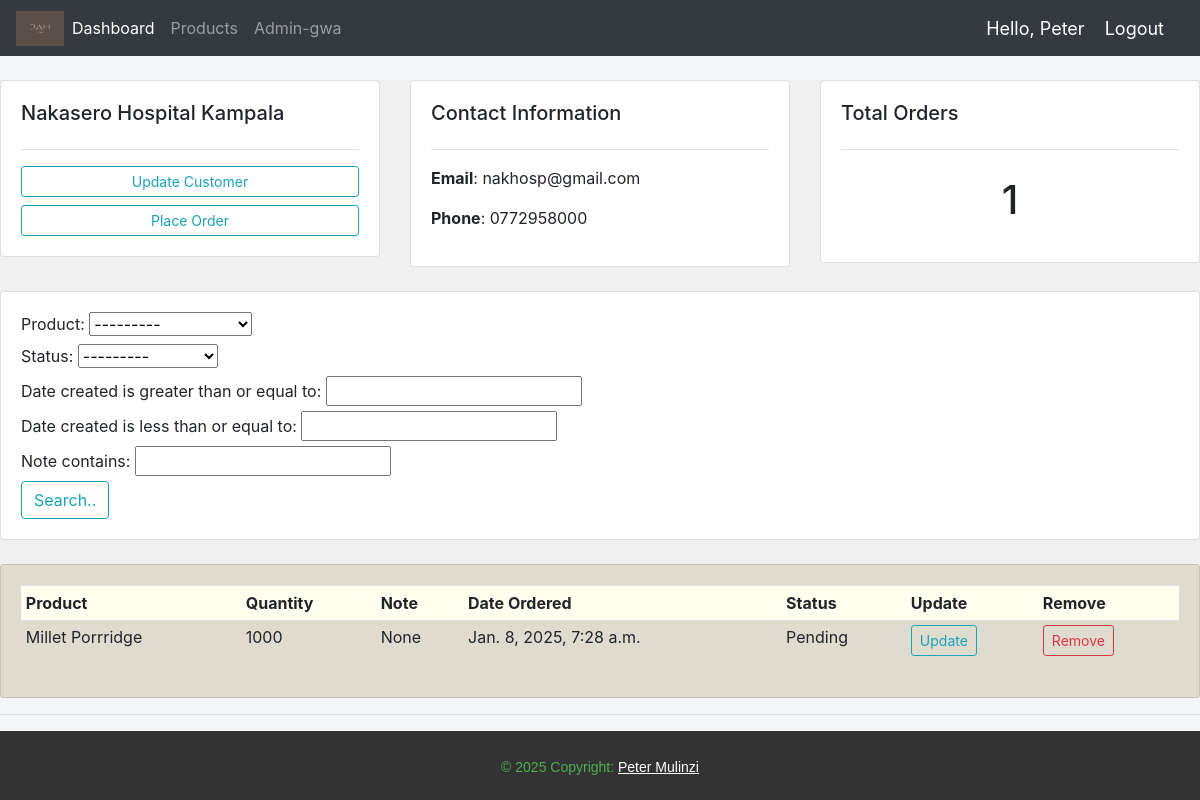
Screenshot of /customers/4/ (signed in) with the database file from the repository.
### Jah_Accounts/models.py (models this page shows, shortened)
class Customer(models.Model):
    user = models.OneToOneField(User, null=True, blank=True, on_delete=models.CASCADE)
    name = models.CharField(max_length=200, null=True)
    phone = models.CharField(max_length=200, null=True, blank=True)
    email = models.CharField(max_length=200, null=True, blank=True)
    profile_picture = models.ImageField(null=True, default='avi.jpg', blank=True)
    date_created = models.DateTimeField(auto_now_add=True, null=True, blank=True)
    def __str__(self):
        return self.name or 'Unnamed Customer'

class Order(models.Model):
    STATUS = (
        ('Pending', 'Pending'),
        ('Out for delivery', 'Out for delivery'),
        ('Delivered', 'Delivered'),
    )
    MEASUREMENT = (
        ('Kgs', 'Kgs'),
        ('Tins', 'Tins'),
    )
    Customer = models.ForeignKey(Customer, null=True, on_delete=models.SET_NULL)
    Product = models.ForeignKey(Product, null=True, on_delete=models.SET_NULL,)
    date_created = models.DateTimeField(auto_now_add=True, null=True)
    status = models.CharField(max_length=200, null=True, choices=STATUS)
    tags = models.ManyToManyField(Tag)
    Quantity = models.CharField(null=True, max_length=4)
    units = models.CharField(max_length=200, null=True, choices=MEASUREMENT,)
    note = models.CharField(max_length=200, null=True)

class Product(models.Model):
    CATEGORY = (
        ('Flour', 'Flour'),
        ('Honey', 'Honey'),
        ('Spice', 'Spice'),
    )
    name = models.CharField(max_length=200, null=True)
    price = models.FloatField(null=True)
    category = models.CharField(max_length=200, null=True, choices=CATEGORY)
    description = models.CharField(max_length=200, null = True, blank = True)
    date_created = models.DateTimeField(auto_now_add=True, null=True)
    def __str__(self):
        return self.name

### Jah_Accounts/decorators.py (the view)
        def wrapper_func(request, *args, **kwargs):
            group = None
            if request.user.groups.exists():
                group = request.user.groups.all()[0].name
            if group in allowed_roles:
                return view_func(request, *args, **kwargs)
            else:
                return HttpResponse('You are not allowed to view this page.')

### Jah_Accounts/views.py (called while the page is built)
@login_required(login_url='login')
@allowed_users(allowed_roles=['admin'])
def customers(request, cust_id):
    customers = Customer.objects.get(id = cust_id)
    orders = customers.order_set.all()  #need to re-go through the exact purpose of this when back online!
    order_count = orders.count()
    myFilter = OrderFilter(request.GET, queryset=orders)
    orders = myFilter.qs
    context = {'customers': customers, 'orders': orders, 'order_count': order_count, 'customer_name': customers, 'myFilter': myFilter,}
    return render(request, 'Jah_Accounts/Customer.html', context)

### Jah_Accounts/templates/Jah_Accounts/Customer.html
{% extends "Jah_Accounts/main.html" %}
{% block content %}
<br>
<div style="background-color: #f0f0f0;">
    <div class="row">
        <div class="col-md">
            <div class="card card-body">
                <h5>{{customer_name}}</h5>
                <hr>
                <a class="btn btn-outline-info btn-sm btn-block" href="{% url 'updateCustomer' customers.id %}">Update Customer</a>
                <a class="btn btn-outline-info btn-sm btn-block" href="{% url 'createOrder' customers.id %}">Place Order</a>
            </div>
        </div>
        <div class="col-md">
            <div class="card card-body">
                <h5>Contact Information</h5>
                <hr>
                <p><b>Email</b>: {{customers.email}}</p>
                <p><b>Phone</b>: {{customers.phone}}</p>
            </div>
        </div>
        <div class="col-md">
            <div class="card card-body">
                <h5>Total Orders</h5>
                <hr>
                <h1 style="text-align: center; padding: 10px;">{{order_count}}</h1>
            </div>
        </div>
    </div>
    <br>
    <div class="row">
        <div class="col">
            <div class="card card-body">
                <form method="get">
                    {{myFilter.form}}
                <button class="btn btn-primry btn-outline-info" type="submit">Search..</button>
                </form>
            </div>
        </div>
    </div>
    <br>
    <div class="row">
        <div class="col-md">
            <div class="card card-body" style="background-color: rgb(223, 220, 207);">
                <table class="table table-sm">
                    <tr style="background-color: ivory;">
                        <th>Product</th>
                        <th>Quantity</th>
                        <th>Note</th>
                        <th>Date Ordered</th>
                        <th>Status</th>
                        <th>Update</th>
                        <th>Remove</th>
                    </tr>
                    {% for order in orders %}
                      <tr>
                        <td>{{ order.Product }}</td>
                        <td>{{order.Quantity}}</td>
                        <td>{{ order.note }}</td>
                        <td>{{ order.date_created }}</td>
                        <td>{{ order.status }}</td>
                        <td><a class="btn btn-sm btn-outline-info" href="{% url 'updateOrder' order.id %}">Update</a></td>
                        <td><a class="btn btn-sm btn-outline-danger" href="{% url 'deleteOrder' order.id %}">Remove</a></td>
                      </tr>
                    {% endfor %}
                </table>
            </div>
        </div>
    </div>
</div>
{% endblock %}

### Jah_Accounts/templates/Jah_Accounts/navbar.html (shortened to what this page needs)
{% load static %}
<nav class="navbar navbar-expand-lg navbar-dark bg-dark">
    <img src="/static/images/jah_sample_logo.png" alt="" width="48" height="35">
    <div class="collapse navbar-collapse" id="navbarNavAltMarkup">
      <div class="navbar-nav">
        {% if request.user.is_staff %}
        <a class="nav-item nav-link active" href="{% url 'home' %}">Dashboard</a>
        <a class="nav-item nav-link" href="{% url 'products' %}">Products</a>
        <a class="nav-item nav-link" href="http://127.0.0.1:8000/admin/">Admin-gwa</a>
        {% else %}
        <a class="nav-link" href="{% url 'account' %}">Settings</a>
        {% endif %}
      </div>
    </div>
    <span class="hello-msg">Hello, {{request.user}}</span>
    <span><a class="hello-msg" href="{% url 'logout' %}">Logout</a></span>
  </nav>

### static/css/main.css (style rules this page uses)
body { background-color: #f4f6f9; }

### Jah_Accounts/templates/Jah_Accounts/navbar.html (style rules this page uses)
.hello-msg { font-size: 18px; color: #fff; margin-right: 20px; }

### rows the page displays
Customer: name "Nakasero Hospital Kampala", email "nakhosp@gmail.com", phone "0772958000"
Order: Product "Millet Porrridge", Quantity "1000", note "None", date_created "Jan. 8, 2025, 7:28 a.m.", status "Pending"

### other values shown
{{ request.user }} "Peter"
{{ order_count }} "1"
